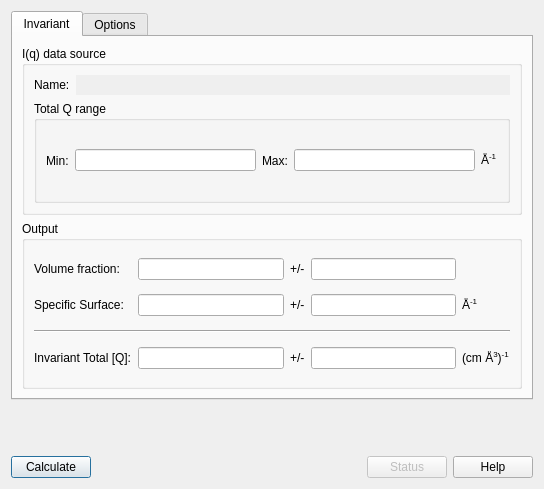
<?xml version="1.0" encoding="UTF-8"?>
<ui version="4.0">
 <class>tabbedInvariantUI</class>
 <widget class="QDialog" name="tabbedInvariantUI">
  <property name="geometry">
   <rect>
    <x>0</x>
    <y>0</y>
    <width>544</width>
    <height>489</height>
   </rect>
  </property>
  <property name="sizePolicy">
   <sizepolicy hsizetype="Preferred" vsizetype="Preferred">
    <horstretch>0</horstretch>
    <verstretch>0</verstretch>
   </sizepolicy>
  </property>
  <property name="windowTitle">
   <string>Dialog</string>
  </property>
  <layout class="QGridLayout" name="gridLayout_11">
   <item row="1" column="0">
    <spacer name="verticalSpacer">
     <property name="orientation">
      <enum>Qt::Vertical</enum>
     </property>
     <property name="sizeHint" stdset="0">
      <size>
       <width>20</width>
       <height>2</height>
      </size>
     </property>
    </spacer>
   </item>
   <item row="2" column="0">
    <layout class="QHBoxLayout" name="horizontalLayout_8">
     <item>
      <widget class="QPushButton" name="cmdCalculate">
       <property name="toolTip">
        <string>Compute invariant</string>
       </property>
       <property name="text">
        <string>Calculate</string>
       </property>
      </widget>
     </item>
     <item>
      <spacer name="horizontalSpacer">
       <property name="orientation">
        <enum>Qt::Horizontal</enum>
       </property>
       <property name="sizeHint" stdset="0">
        <size>
         <width>40</width>
         <height>20</height>
        </size>
       </property>
      </spacer>
     </item>
     <item>
      <widget class="QPushButton" name="cmdStatus">
       <property name="enabled">
        <bool>false</bool>
       </property>
       <property name="toolTip">
        <string>Get more details of computation such as fraction from extrapolation</string>
       </property>
       <property name="text">
        <string>Status</string>
       </property>
      </widget>
     </item>
     <item>
      <widget class="QPushButton" name="cmdHelp">
       <property name="toolTip">
        <string/>
       </property>
       <property name="text">
        <string>Help</string>
       </property>
      </widget>
     </item>
    </layout>
   </item>
   <item row="0" column="0">
    <widget class="QTabWidget" name="tabWidget">
     <property name="currentIndex">
      <number>0</number>
     </property>
     <widget class="QWidget" name="tabMain">
      <attribute name="title">
       <string>Invariant</string>
      </attribute>
      <layout class="QGridLayout" name="gridLayout_9">
       <item row="0" column="0">
        <widget class="QGroupBox" name="groupBox">
         <property name="title">
          <string>I(q) data source</string>
         </property>
         <layout class="QGridLayout" name="gridLayout_2">
          <item row="0" column="0">
           <layout class="QHBoxLayout" name="horizontalLayout_4">
            <item>
             <widget class="QLabel" name="lblName">
              <property name="text">
               <string>Name:</string>
              </property>
             </widget>
            </item>
            <item>
             <widget class="QLineEdit" name="txtName">
              <property name="enabled">
               <bool>false</bool>
              </property>
              <property name="frame">
               <bool>false</bool>
              </property>
              <property name="readOnly">
               <bool>false</bool>
              </property>
             </widget>
            </item>
           </layout>
          </item>
          <item row="1" column="0">
           <widget class="QGroupBox" name="groupBox_2">
            <property name="title">
             <string>Total Q range</string>
            </property>
            <layout class="QGridLayout" name="gridLayout">
             <item row="0" column="0">
              <layout class="QHBoxLayout" name="horizontalLayout">
               <item>
                <widget class="QLabel" name="lblTotalQMin">
                 <property name="text">
                  <string>Min:</string>
                 </property>
                </widget>
               </item>
               <item>
                <widget class="QLineEdit" name="txtTotalQMin">
                 <property name="enabled">
                  <bool>true</bool>
                 </property>
                 <property name="readOnly">
                  <bool>true</bool>
                 </property>
                </widget>
               </item>
               <item>
                <widget class="QLabel" name="lblTotalQMax">
                 <property name="text">
                  <string>Max:</string>
                 </property>
                </widget>
               </item>
               <item>
                <widget class="QLineEdit" name="txtTotalQMax">
                 <property name="enabled">
                  <bool>true</bool>
                 </property>
                 <property name="readOnly">
                  <bool>true</bool>
                 </property>
                </widget>
               </item>
               <item>
                <widget class="QLabel" name="lblTotalQUnits">
                 <property name="text">
                  <string>&lt;html&gt;&lt;head/&gt;&lt;body&gt;&lt;p&gt;Å&lt;span style=&quot; vertical-align:super;&quot;&gt;-1&lt;/span&gt;&lt;/p&gt;&lt;/body&gt;&lt;/html&gt;</string>
                 </property>
                </widget>
               </item>
              </layout>
             </item>
            </layout>
           </widget>
          </item>
         </layout>
        </widget>
       </item>
       <item row="1" column="0">
        <widget class="QGroupBox" name="groupBox_7">
         <property name="title">
          <string>Output</string>
         </property>
         <layout class="QGridLayout" name="gridLayout_5">
          <item row="0" column="0">
           <widget class="QLabel" name="label_21">
            <property name="text">
             <string>Volume fraction:</string>
            </property>
           </widget>
          </item>
          <item row="0" column="1">
           <widget class="QLineEdit" name="txtVolFract">
            <property name="enabled">
             <bool>true</bool>
            </property>
            <property name="focusPolicy">
             <enum>Qt::ClickFocus</enum>
            </property>
            <property name="autoFillBackground">
             <bool>true</bool>
            </property>
            <property name="styleSheet">
             <string notr="true"/>
            </property>
            <property name="frame">
             <bool>true</bool>
            </property>
            <property name="alignment">
             <set>Qt::AlignRight|Qt::AlignTrailing|Qt::AlignVCenter</set>
            </property>
            <property name="readOnly">
             <bool>true</bool>
            </property>
           </widget>
          </item>
          <item row="0" column="2">
           <widget class="QLabel" name="label_20">
            <property name="text">
             <string>+/-</string>
            </property>
           </widget>
          </item>
          <item row="0" column="3">
           <widget class="QLineEdit" name="txtVolFractErr">
            <property name="enabled">
             <bool>true</bool>
            </property>
            <property name="focusPolicy">
             <enum>Qt::ClickFocus</enum>
            </property>
            <property name="frame">
             <bool>true</bool>
            </property>
            <property name="alignment">
             <set>Qt::AlignRight|Qt::AlignTrailing|Qt::AlignVCenter</set>
            </property>
            <property name="readOnly">
             <bool>true</bool>
            </property>
           </widget>
          </item>
          <item row="1" column="0">
           <widget class="QLabel" name="label_22">
            <property name="text">
             <string>Specific Surface:</string>
            </property>
           </widget>
          </item>
          <item row="1" column="1">
           <widget class="QLineEdit" name="txtSpecSurf">
            <property name="enabled">
             <bool>true</bool>
            </property>
            <property name="focusPolicy">
             <enum>Qt::ClickFocus</enum>
            </property>
            <property name="frame">
             <bool>true</bool>
            </property>
            <property name="alignment">
             <set>Qt::AlignRight|Qt::AlignTrailing|Qt::AlignVCenter</set>
            </property>
            <property name="readOnly">
             <bool>true</bool>
            </property>
           </widget>
          </item>
          <item row="1" column="2">
           <widget class="QLabel" name="label_23">
            <property name="text">
             <string>+/-</string>
            </property>
           </widget>
          </item>
          <item row="1" column="3">
           <widget class="QLineEdit" name="txtSpecSurfErr">
            <property name="enabled">
             <bool>true</bool>
            </property>
            <property name="focusPolicy">
             <enum>Qt::ClickFocus</enum>
            </property>
            <property name="frame">
             <bool>true</bool>
            </property>
            <property name="alignment">
             <set>Qt::AlignRight|Qt::AlignTrailing|Qt::AlignVCenter</set>
            </property>
            <property name="readOnly">
             <bool>true</bool>
            </property>
           </widget>
          </item>
          <item row="1" column="4">
           <widget class="QLabel" name="lblSpecificSurfaceUnits">
            <property name="text">
             <string>&lt;html&gt;&lt;head/&gt;&lt;body&gt;&lt;p&gt;Å&lt;span style=&quot; vertical-align:super;&quot;&gt;-1&lt;/span&gt;&lt;/p&gt;&lt;/body&gt;&lt;/html&gt;</string>
            </property>
           </widget>
          </item>
          <item row="2" column="0" colspan="5">
           <widget class="Line" name="line">
            <property name="orientation">
             <enum>Qt::Horizontal</enum>
            </property>
           </widget>
          </item>
          <item row="3" column="0">
           <widget class="QLabel" name="label_25">
            <property name="text">
             <string>Invariant Total [Q]:</string>
            </property>
           </widget>
          </item>
          <item row="3" column="1">
           <widget class="QLineEdit" name="txtInvariantTot">
            <property name="enabled">
             <bool>true</bool>
            </property>
            <property name="focusPolicy">
             <enum>Qt::ClickFocus</enum>
            </property>
            <property name="toolTip">
             <string>Total invariant [Q*], including extrapolated regions.</string>
            </property>
            <property name="frame">
             <bool>true</bool>
            </property>
            <property name="alignment">
             <set>Qt::AlignRight|Qt::AlignTrailing|Qt::AlignVCenter</set>
            </property>
            <property name="readOnly">
             <bool>true</bool>
            </property>
           </widget>
          </item>
          <item row="3" column="2">
           <widget class="QLabel" name="label_26">
            <property name="text">
             <string>+/-</string>
            </property>
           </widget>
          </item>
          <item row="3" column="3">
           <widget class="QLineEdit" name="txtInvariantTotErr">
            <property name="enabled">
             <bool>true</bool>
            </property>
            <property name="focusPolicy">
             <enum>Qt::ClickFocus</enum>
            </property>
            <property name="frame">
             <bool>true</bool>
            </property>
            <property name="alignment">
             <set>Qt::AlignRight|Qt::AlignTrailing|Qt::AlignVCenter</set>
            </property>
            <property name="readOnly">
             <bool>true</bool>
            </property>
           </widget>
          </item>
          <item row="3" column="4">
           <widget class="QLabel" name="lblInvariantTotalQUnits">
            <property name="text">
             <string>&lt;html&gt;&lt;head/&gt;&lt;body&gt;&lt;p&gt;(cm Å&lt;span style=&quot; vertical-align:super;&quot;&gt;3&lt;/span&gt;)&lt;span style=&quot; vertical-align:super;&quot;&gt;-1&lt;/span&gt;&lt;/p&gt;&lt;/body&gt;&lt;/html&gt;</string>
            </property>
           </widget>
          </item>
         </layout>
        </widget>
       </item>
      </layout>
     </widget>
     <widget class="QWidget" name="tabOptions">
      <attribute name="title">
       <string>Options</string>
      </attribute>
      <layout class="QGridLayout" name="gridLayout_6">
       <item row="0" column="0">
        <widget class="QGroupBox" name="groupBox_3">
         <property name="title">
          <string>Customized input</string>
         </property>
         <layout class="QGridLayout" name="gridLayout_4">
          <item row="0" column="0">
           <layout class="QGridLayout" name="gridLayout_3">
            <item row="0" column="0">
             <widget class="QLabel" name="label_5">
              <property name="text">
               <string>Background:</string>
              </property>
             </widget>
            </item>
            <item row="0" column="1">
             <widget class="QLineEdit" name="txtBackgd"/>
            </item>
            <item row="0" column="2">
             <widget class="QLabel" name="label_8">
              <property name="text">
               <string>&lt;html&gt;&lt;head/&gt;&lt;body&gt;&lt;p&gt;cm&lt;span style=&quot; vertical-align:super;&quot;&gt;-1&lt;/span&gt;&lt;/p&gt;&lt;/body&gt;&lt;/html&gt;</string>
              </property>
             </widget>
            </item>
            <item row="0" column="3">
             <widget class="QLabel" name="label_9">
              <property name="text">
               <string>Scale:</string>
              </property>
             </widget>
            </item>
            <item row="0" column="4">
             <widget class="QLineEdit" name="txtScale"/>
            </item>
            <item row="1" column="0">
             <widget class="QLabel" name="label_6">
              <property name="text">
               <string>Contrast:</string>
              </property>
             </widget>
            </item>
            <item row="1" column="1">
             <widget class="QLineEdit" name="txtContrast"/>
            </item>
            <item row="1" column="2">
             <widget class="QLabel" name="lblContrastUnits">
              <property name="text">
               <string>&lt;html&gt;&lt;head/&gt;&lt;body&gt;&lt;p&gt;Å&lt;span style=&quot; vertical-align:super;&quot;&gt;-2&lt;/span&gt;&lt;/p&gt;&lt;/body&gt;&lt;/html&gt;</string>
              </property>
             </widget>
            </item>
            <item row="1" column="3">
             <widget class="QLabel" name="label_10">
              <property name="text">
               <string>&lt;html&gt;&lt;head/&gt;&lt;body&gt;&lt;p&gt;Porod&lt;br/&gt;constant:&lt;/p&gt;&lt;/body&gt;&lt;/html&gt;</string>
              </property>
             </widget>
            </item>
            <item row="1" column="4">
             <widget class="QLineEdit" name="txtPorodCst">
              <property name="toolTip">
               <string>Porod constant (optional)</string>
              </property>
             </widget>
            </item>
            <item row="1" column="5">
             <widget class="QLabel" name="lblPorodCstUnits">
              <property name="text">
               <string>&lt;html&gt;&lt;head/&gt;&lt;body&gt;&lt;p&gt;(cm Å&lt;span style=&quot; vertical-align:super;&quot;&gt;4&lt;/span&gt;)&lt;span style=&quot; vertical-align:super;&quot;&gt;-1&lt;/span&gt;&lt;/p&gt;&lt;/body&gt;&lt;/html&gt;</string>
              </property>
             </widget>
            </item>
           </layout>
          </item>
         </layout>
        </widget>
       </item>
       <item row="1" column="0">
        <widget class="QGroupBox" name="groupBox_4">
         <property name="title">
          <string>Extrapolation</string>
         </property>
         <layout class="QGridLayout" name="gridLayout_10">
          <item row="0" column="0" colspan="2">
           <layout class="QHBoxLayout" name="horizontalLayout_2">
            <item>
             <widget class="QLabel" name="label_12">
              <property name="text">
               <string>Q Range:</string>
              </property>
             </widget>
            </item>
            <item>
             <widget class="QLabel" name="label_14">
              <property name="text">
               <string>Min</string>
              </property>
             </widget>
            </item>
            <item>
             <widget class="QLineEdit" name="txtExtrapolQMin">
              <property name="enabled">
               <bool>true</bool>
              </property>
              <property name="toolTip">
               <string>The minimum extrapolated q value.</string>
              </property>
              <property name="readOnly">
               <bool>false</bool>
              </property>
             </widget>
            </item>
            <item>
             <widget class="QLabel" name="label_13">
              <property name="text">
               <string>Max</string>
              </property>
             </widget>
            </item>
            <item>
             <widget class="QLineEdit" name="txtExtrapolQMax">
              <property name="enabled">
               <bool>true</bool>
              </property>
              <property name="readOnly">
               <bool>false</bool>
              </property>
             </widget>
            </item>
            <item>
             <widget class="QLabel" name="lblExtrapolQUnits">
              <property name="text">
               <string>&lt;html&gt;&lt;head/&gt;&lt;body&gt;&lt;p&gt;Å&lt;span style=&quot; vertical-align:super;&quot;&gt;-1&lt;/span&gt;&lt;/p&gt;&lt;/body&gt;&lt;/html&gt;</string>
              </property>
             </widget>
            </item>
           </layout>
          </item>
          <item row="1" column="0">
           <widget class="QGroupBox" name="groupBox_lowQ">
            <property name="title">
             <string>Low Q</string>
            </property>
            <layout class="QGridLayout" name="gridLayout_7">
             <item row="1" column="0" colspan="2">
              <layout class="QHBoxLayout" name="horizontalLayout_3">
               <item>
                <widget class="QLabel" name="label_16">
                 <property name="text">
                  <string>Npts:</string>
                 </property>
                </widget>
               </item>
               <item>
                <widget class="QLineEdit" name="txtNptsLowQ">
                 <property name="toolTip">
                  <string>Number of Q points to consider
while extrapolating the low-Q region</string>
                 </property>
                </widget>
               </item>
              </layout>
             </item>
             <item row="2" column="0">
              <layout class="QVBoxLayout" name="verticalLayout_2">
               <item>
                <widget class="QRadioButton" name="rbGuinier">
                 <property name="text">
                  <string>Guinier</string>
                 </property>
                 <property name="checked">
                  <bool>true</bool>
                 </property>
                 <property name="autoExclusive">
                  <bool>false</bool>
                 </property>
                </widget>
               </item>
               <item>
                <widget class="QRadioButton" name="rbPowerLawLowQ">
                 <property name="text">
                  <string>Power law</string>
                 </property>
                 <property name="checked">
                  <bool>false</bool>
                 </property>
                 <property name="autoExclusive">
                  <bool>false</bool>
                 </property>
                </widget>
               </item>
              </layout>
             </item>
             <item row="3" column="0" colspan="2">
              <layout class="QHBoxLayout" name="horizontalLayout_6">
               <item>
                <widget class="QLabel" name="label_17">
                 <property name="text">
                  <string>Power:</string>
                 </property>
                </widget>
               </item>
               <item>
                <widget class="QLineEdit" name="txtPowerLowQ">
                 <property name="toolTip">
                  <string>Exponent to apply to the Power_law function.</string>
                 </property>
                </widget>
               </item>
              </layout>
             </item>
             <item row="0" column="0" colspan="2">
              <widget class="QCheckBox" name="chkLowQ">
               <property name="toolTip">
                <string>Check to extrapolate data at low-Q</string>
               </property>
               <property name="text">
                <string>Enable Low-Q extrapolation</string>
               </property>
              </widget>
             </item>
             <item row="2" column="1">
              <layout class="QVBoxLayout" name="verticalLayout">
               <item>
                <widget class="QRadioButton" name="rbFitLowQ">
                 <property name="enabled">
                  <bool>true</bool>
                 </property>
                 <property name="text">
                  <string>Fit</string>
                 </property>
                 <property name="checkable">
                  <bool>true</bool>
                 </property>
                 <property name="checked">
                  <bool>true</bool>
                 </property>
                 <property name="autoExclusive">
                  <bool>true</bool>
                 </property>
                </widget>
               </item>
               <item>
                <widget class="QRadioButton" name="rbFixLowQ">
                 <property name="text">
                  <string>Fix</string>
                 </property>
                 <property name="checkable">
                  <bool>true</bool>
                 </property>
                 <property name="checked">
                  <bool>false</bool>
                 </property>
                 <property name="autoExclusive">
                  <bool>true</bool>
                 </property>
                </widget>
               </item>
              </layout>
             </item>
            </layout>
           </widget>
          </item>
          <item row="1" column="1">
           <widget class="QGroupBox" name="groupBox_highQ">
            <property name="title">
             <string>High Q</string>
            </property>
            <layout class="QGridLayout" name="gridLayout_8">
             <item row="0" column="0">
              <widget class="QCheckBox" name="chkHighQ">
               <property name="toolTip">
                <string>Check to extrapolate data at high-Q</string>
               </property>
               <property name="text">
                <string>Enable High-Q extrapolation</string>
               </property>
              </widget>
             </item>
             <item row="1" column="0">
              <layout class="QHBoxLayout" name="horizontalLayout_5">
               <item>
                <widget class="QLabel" name="label_18">
                 <property name="text">
                  <string>Npts:</string>
                 </property>
                </widget>
               </item>
               <item>
                <widget class="QLineEdit" name="txtNptsHighQ">
                 <property name="toolTip">
                  <string>Number of Q points to consider
 while extrapolating the high-Q region</string>
                 </property>
                </widget>
               </item>
              </layout>
             </item>
             <item row="2" column="0">
              <layout class="QGridLayout" name="gridLayout_13">
               <item row="0" column="0">
                <widget class="QRadioButton" name="rbFitHighQ">
                 <property name="text">
                  <string>Fit</string>
                 </property>
                 <property name="checkable">
                  <bool>true</bool>
                 </property>
                 <property name="checked">
                  <bool>false</bool>
                 </property>
                </widget>
               </item>
               <item row="1" column="0">
                <widget class="QRadioButton" name="rbFixHighQ">
                 <property name="text">
                  <string>Fix</string>
                 </property>
                 <property name="checked">
                  <bool>true</bool>
                 </property>
                </widget>
               </item>
              </layout>
             </item>
             <item row="3" column="0">
              <layout class="QHBoxLayout" name="horizontalLayout_7">
               <item>
                <widget class="QLabel" name="label_19">
                 <property name="text">
                  <string>Power:</string>
                 </property>
                </widget>
               </item>
               <item>
                <widget class="QLineEdit" name="txtPowerHighQ">
                 <property name="toolTip">
                  <string>Exponent to apply to the Power_law function.</string>
                 </property>
                </widget>
               </item>
              </layout>
             </item>
            </layout>
           </widget>
          </item>
         </layout>
        </widget>
       </item>
      </layout>
     </widget>
    </widget>
   </item>
  </layout>
 </widget>
 <tabstops>
  <tabstop>tabWidget</tabstop>
  <tabstop>txtName</tabstop>
  <tabstop>txtTotalQMin</tabstop>
  <tabstop>txtTotalQMax</tabstop>
  <tabstop>txtVolFract</tabstop>
  <tabstop>txtVolFractErr</tabstop>
  <tabstop>txtSpecSurf</tabstop>
  <tabstop>txtSpecSurfErr</tabstop>
  <tabstop>txtInvariantTot</tabstop>
  <tabstop>txtInvariantTotErr</tabstop>
  <tabstop>cmdCalculate</tabstop>
  <tabstop>cmdStatus</tabstop>
  <tabstop>cmdHelp</tabstop>
  <tabstop>txtBackgd</tabstop>
  <tabstop>txtScale</tabstop>
  <tabstop>txtContrast</tabstop>
  <tabstop>txtPorodCst</tabstop>
  <tabstop>txtExtrapolQMin</tabstop>
  <tabstop>txtExtrapolQMax</tabstop>
  <tabstop>chkLowQ</tabstop>
  <tabstop>txtNptsLowQ</tabstop>
  <tabstop>chkHighQ</tabstop>
  <tabstop>txtNptsHighQ</tabstop>
  <tabstop>rbGuinier</tabstop>
  <tabstop>rbFitLowQ</tabstop>
  <tabstop>rbFitHighQ</tabstop>
  <tabstop>rbPowerLawLowQ</tabstop>
  <tabstop>rbFixLowQ</tabstop>
  <tabstop>rbFixHighQ</tabstop>
  <tabstop>txtPowerLowQ</tabstop>
  <tabstop>txtPowerHighQ</tabstop>
 </tabstops>
 <resources/>
 <connections/>
</ui>
